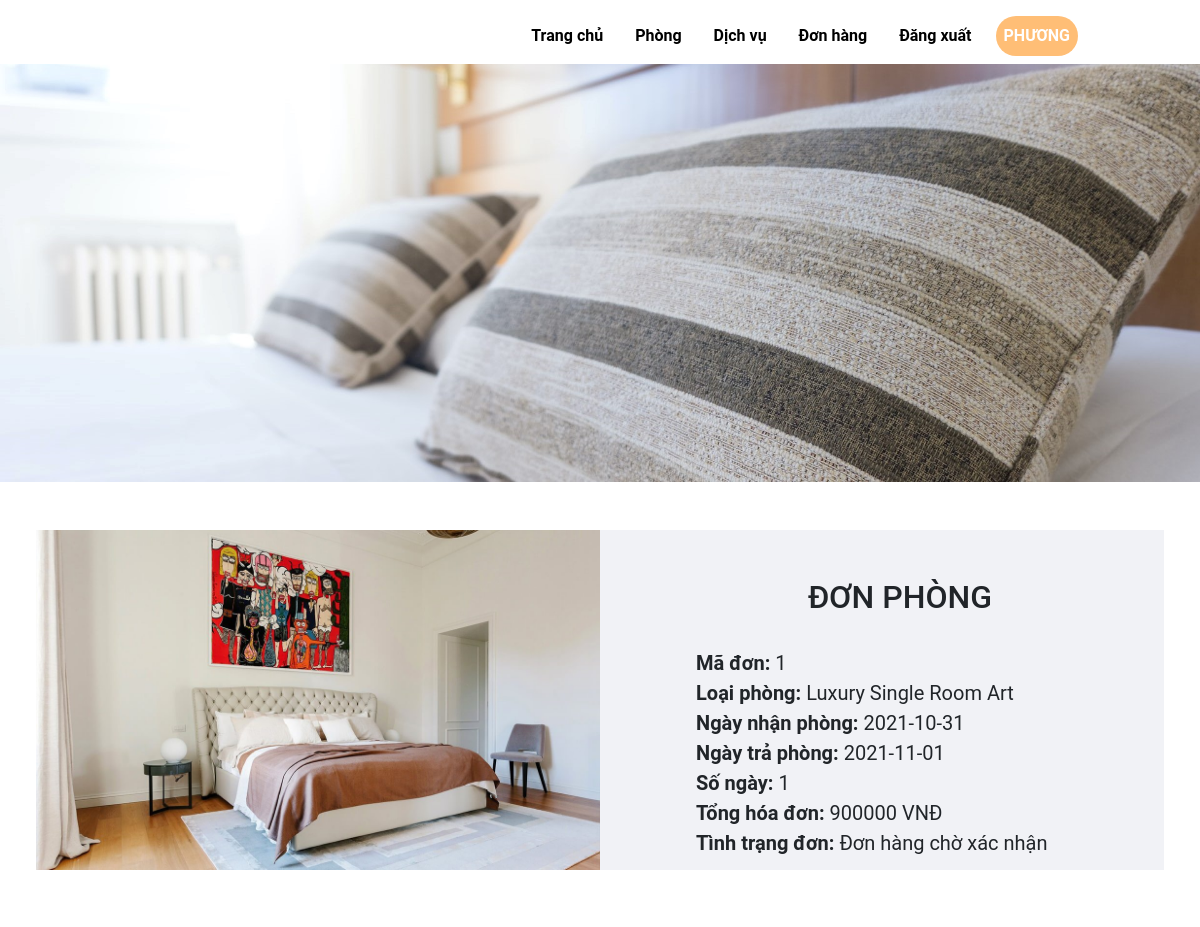
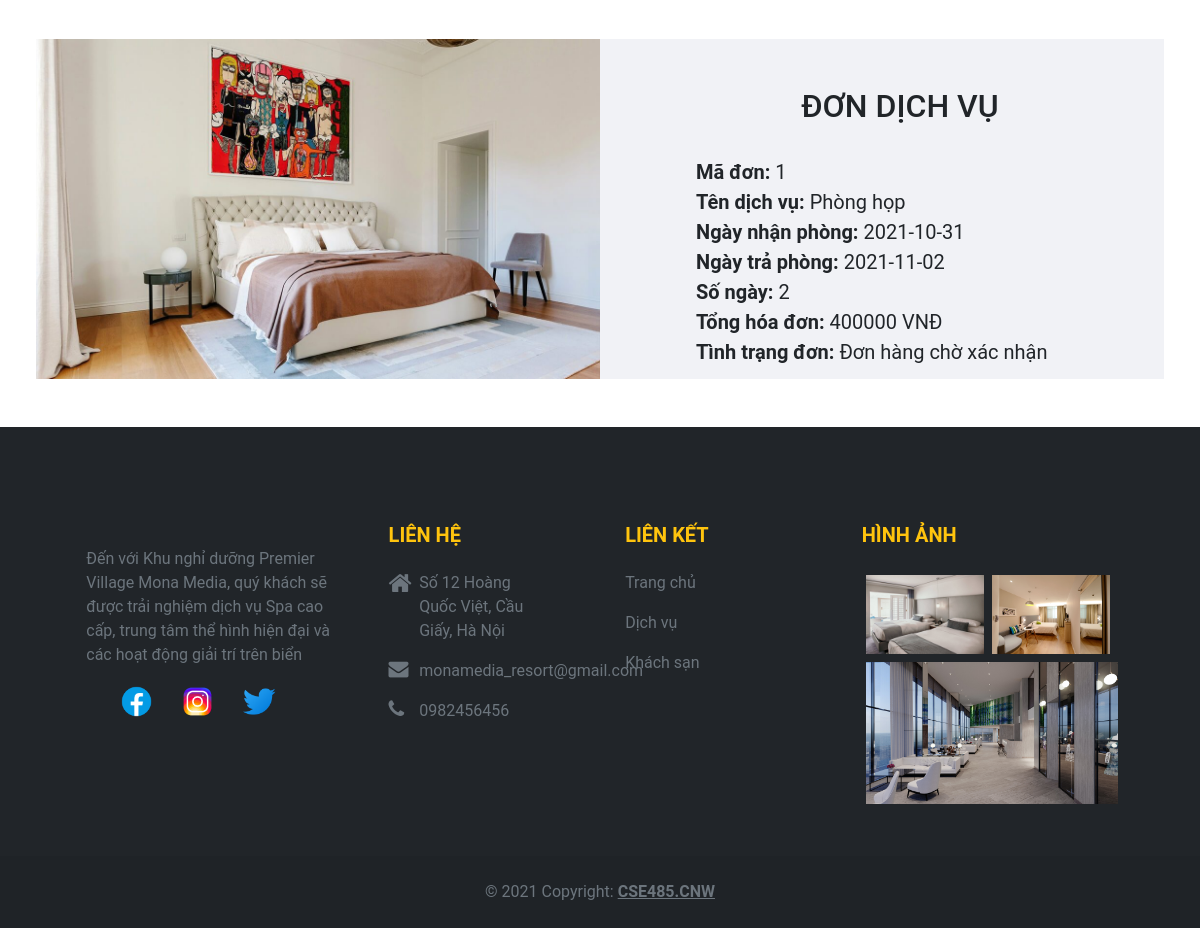
The app's page /src/hotel_booking/user/cus-order.php (signed in) with its own data (2 pictures, top to bottom).
### tables this page shows
CREATE TABLE `tb_order_rooms` (
  `ordroom_id` int(10) UNSIGNED NOT NULL,
  `ordroom_total` int(10) NOT NULL,
  `ordroom_total_day` int(10) NOT NULL,
  `ordroom_start` date NOT NULL,
  `ordroom_end` date NOT NULL,
  `ordroom_status` tinyint(1) NOT NULL DEFAULT '0',
  `room_id` int(10) UNSIGNED DEFAULT NULL,
  `cus_id` int(10) UNSIGNED DEFAULT NULL
);

CREATE TABLE `tb_rooms` (
  `room_id` int(10) UNSIGNED NOT NULL,
  `room_type` varchar(50) NOT NULL,
  `room_size` varchar(10) NOT NULL,
  `room_description` varchar(255) NOT NULL,
  `room_price` int(11) NOT NULL,
  `room_amount_people` int(10) NOT NULL,
  `room_image` varchar(255) NOT NULL
);

CREATE TABLE `tb_order_services` (
  `ordser_id` int(10) UNSIGNED NOT NULL,
  `ordser_total` int(10) NOT NULL,
  `ordser_total_day` int(10) NOT NULL,
  `ordser_start` date NOT NULL,
  `ordser_end` date NOT NULL,
  `ordser_status` tinyint(1) NOT NULL DEFAULT '0',
  `ser_id` int(10) UNSIGNED NOT NULL,
  `cus_id` int(10) UNSIGNED NOT NULL
);

CREATE TABLE `tb_services` (
  `ser_ID` int(10) UNSIGNED NOT NULL,
  `ser_name` varchar(50) NOT NULL,
  `ser_room_size` varchar(10) NOT NULL,
  `ser_description` varchar(255) NOT NULL,
  `ser_price` int(10) NOT NULL,
  `ser_image` varchar(255) NOT NULL
);

### src/hotel_booking/user/cus-order.php (the view, shortened to what this page needs)
<?php
    include ('header.php');
    include ('../config.php');
?>
    <main>
        <div class="header-inner">
            <img src="../images/show-order1.jpg" class="d-block w-100 h-100" alt="">
        </div>
            <?php
            if(isset($_SESSION['loginUserOK'])){
            $id = $_SESSION['idCus'];}
            $sql = "SELECT o.ordroom_id,o.ordroom_total,o.ordroom_total_day,o.ordroom_start,o.ordroom_end,o.ordroom_status,r.room_type,r.room_image
            FROM  tb_order_rooms o ,tb_rooms r
            WHERE  o.room_id = r.room_id AND o.cus_id =$id";
            $result = mysqli_query($conn,$sql);
                if(mysqli_num_rows($result)>0){
                    while($row=mysqli_fetch_assoc($result)){
                        $ordroom_id=$row['ordroom_id'];
                        $room_type=$row['room_type'];
                        $ordroom_start=$row['ordroom_start'];
                        $ordroom_end=$row['ordroom_end'];
                        $ordroom_total_day=$row['ordroom_total_day'];
                        $ordroom_total=$row['ordroom_total'];
                        $ordroom_status=$row['ordroom_status'];
                        $room_image =$row['room_image'];
            ?>
            <div class = "container-fluid p-5">
                <div class = "row">
                    <div class="col-6 px-0">
                        <?php
                            if($room_image == ""){
                                echo "<div class='error'>Image not Available.</div>";
                            }else{
                                echo '<img src="../images/'.$room_image.'" alt="" class = "img-fluid "> ';
                            }
                        ?>
                    </div>
                    <div class="col-6 ps-5" style="background-color:#f1f2f6;">
                        <div>
                            <h2 class="text-center pt-5 pb-4">ĐƠN PHÒNG</h2>
                        </div>
                        <div class="fs-5 px-0 ps-5" style="padding-left:15px;">
                            <label for="" class="fw-bold">Mã đơn: </label> <?php echo $ordroom_id;?><br />
                            <label for="" class="fw-bold">Loại phòng: </label> <?php echo $room_type;?><br />
                            <label for="" class="fw-bold">Ngày nhận phòng: </label> <?php echo $ordroom_start;?><br />
                            <label for="" class="fw-bold">Ngày trả phòng: </label> <?php echo $ordroom_end;?><br />
                            <label for="" class="fw-bold">Số ngày: </label> <?php echo $ordroom_total_day;?><br />
                            <label for="" class="fw-bold">Tổng hóa đơn: </label> <?php echo $ordroom_total; echo' VNĐ';?><br />
                            <?php
                                if($ordroom_status){
                                    echo'<label for="" class="fw-bold">Tình trạng đơn: </label> Đơn hàng đã xác nhận<br />';
                                }else{
                                    echo'<label for="" class="fw-bold">Tình trạng đơn:</label> Đơn hàng chờ xác nhận<br />';
                                }
                            ?>
                        </div>
                    </div>
                </div>
            </div>
            <?php }}else{
                echo'<h1 for="" class=" text-center p-5 mb-0" style="background-color:#f1f2f6; color:#747d8c;">Bạn không có đơn Phòng nào !</h1>';
            } ?>
            <?php
            if(isset($_SESSION['loginUserOK'])){
            $id = $_SESSION['idCus'];}
            $sql = "SELECT o.ordser_id,o.ordser_total,o.ordser_total_day,o.ordser_start,o.ordser_end,o.ordser_status,s.ser_name,s.ser_image
            FROM  tb_order_services o ,tb_services s
            WHERE  o.ser_id = s.ser_id AND o.cus_id =$id";
            $result = mysqli_query($conn,$sql);
                if(mysqli_num_rows($result)>0){
                    while($row=mysqli_fetch_assoc($result)){
                        $ordser_id=$row['ordser_id'];
                        $ser_name=$row['ser_name'];
                        $ordser_start=$row['ordser_start'];
                        $ordser_end=$row['ordser_end'];
                        $ordser_total_day=$row['ordser_total_day'];
                        $ordser_total=$row['ordser_total'];
                        $ordser_status=$row['ordser_status'];
                        $ser_image =$row['ser_image'];
            ?>
            <div class = "container-fluid p-5">
                <div class = "row">
                    <div class="col-6 px-0">
                        <?php
                            if($room_image == ""){
                                echo "<div class='error'>Image not Available.</div>";
                            }else{
                                echo '<img src="../images/'.$ser_image.'" alt="" class = "img-fluid "> ';
                            }
                        ?>
                    </div>
                    <div class="col-6 ps-5 " style="background-color:#f1f2f6;">
                        <div>
                            <h2 class="text-center pt-5 pb-4">ĐƠN DỊCH VỤ</h2>
                        </div>
                        <div class="fs-5 px-0 ps-5">
                            <label for="" class="fw-bold">Mã đơn: </label> <?php echo $ordser_id;?><br />
                            <label for="" class="fw-bold">Tên dịch vụ: </label> <?php echo $ser_name;?><br />
                            <label for="" class="fw-bold">Ngày nhận phòng: </label> <?php echo $ordser_start;?><br />
                            <label for="" class="fw-bold">Ngày trả phòng: </label> <?php echo $ordser_end;?><br />
                            <label for="" class="fw-bold">Số ngày: </label> <?php echo $ordser_total_day;?><br />
                            <label for="" class="fw-bold">Tổng hóa đơn: </label> <?php echo $ordser_total; echo' VNĐ';?><br />
                            <?php
                                if($ordser_status){
                                    echo'<label for="" class="fw-bold">Tình trạng đơn: </label> Đơn hàng đã xác nhận<br />';
                                }else{
                                    echo'<label for="" class="fw-bold">Tình trạng đơn:</label> Đơn hàng chờ xác nhận<br />';
                                }
                            ?>
                        </div>
                    </div>
                </div>
            </div>
            <?php }}else{
                echo'<h1 for="" class="text-center p-5" style="background-color:#f1f2f6;color:#747d8c;">Bạn không có đơn Dịch vụ nào !</h1>';
            } ?>
    </main>
<?php
    include('footer.php');
?>

### src/hotel_booking/css/style.css (style rules this page uses)
body { font-family: 'Roboto' , sans-serif; margin: 0; padding: 0; }

### records on screen
tb_order_rooms: room.room_image (picture), ordroom_id "1", room.room_type "Luxury Single Room Art", ordroom_start "2021-10-31", ordroom_end "2021-11-01", ordroom_total_day "1", ordroom_total "900000", shows "Tình trạng đơn:", ordroom_status "Đơn hàng chờ xác nhận"
tb_order_services: ser.ser_image (picture), ordser_id "1", ser.ser_name "Phòng họp", ordser_start "2021-10-31", ordser_end "2021-11-02", ordser_total_day "2", ordser_total "400000", shows "Tình trạng đơn:", ordser_status "Đơn hàng chờ xác nhận"

### other values on screen
$_SESSION['loginUserOK'] "PHƯƠNG"
